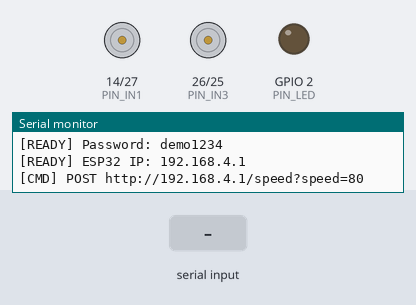
The program below on a simulated ESP32. Shown: motor-driver pin pairs drawn as motors (green arrow = first pin HIGH = forward, orange = second pin HIGH = backward, longer = more drive, scaled by the enable pin), output pins drawn as LEDs (lit = HIGH), the last lines printed to the serial monitor. Inputs (shaded band) come from the test bench.

Above: at 1.7 s.
1.8 s: "demo\n" received over Serial
At 2.1 s:
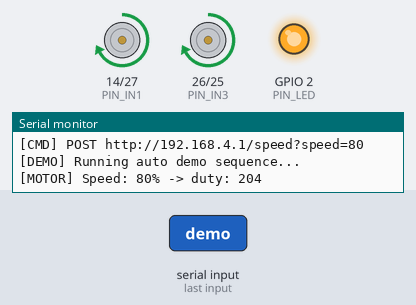
At 5.6 s:
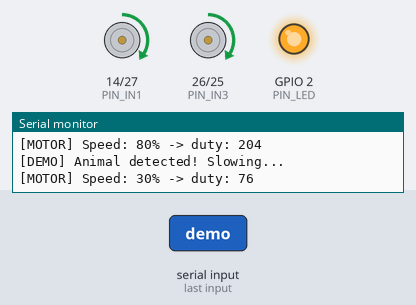
Timing chart, 0 to 12.3 s (numbered marks = the images above; inputs shaded):
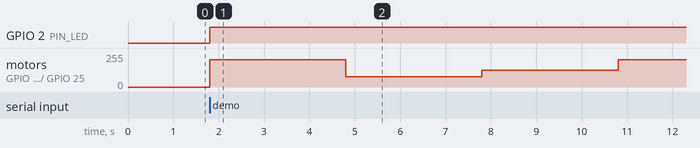

The program:

main.cpp
```cpp
#include <Arduino.h>
#include <WebServer.h>

#include "motor_control.h"
#include "wifi_server.h"

int g_currentSpeedPct = 0;
WebServer server(80);

enum DemoState
{
    DEMO_IDLE,
    DEMO_NORMAL,
    DEMO_ANIMAL,
    DEMO_ZONE,
    DEMO_RESUME
};
DemoState g_demoState = DEMO_IDLE;

void setup()
{
    Serial.begin(115200);
    delay(500);
    Serial.println("\n=== StrayGuard Hardware Sim ===");

    motorSetup();
    wifiServerSetup();

    setSpeedPct(0);
    Serial.println("[READY] Connect phone to WiFi: " WIFI_SSID);
    Serial.println("[READY] Password: " WIFI_PASSWORD);
    Serial.println("[READY] ESP32 IP: 192.168.4.1");
    Serial.println("[CMD] POST http://192.168.4.1/speed?speed=80");
}

void loop()
{
    server.handleClient();

    if (Serial.available())
    {
        String cmd = Serial.readStringUntil('\n');
        cmd.trim();

        if (cmd.startsWith("speed "))
        {
            setSpeedPct(cmd.substring(6).toInt());
        }
        else if (cmd == "stop")
        {
            setSpeedPct(0);
        }
        else if (cmd == "status")
        {
            Serial.printf("[STATUS] Speed: %d%%  Uptime: %lus\n", g_currentSpeedPct, millis() / 1000);
        }
        else if (cmd == "demo")
        {
            Serial.println("[DEMO] Running auto demo sequence...");
            setSpeedPct(80);
            delay(3000);
            Serial.println("[DEMO] Animal detected! Slowing...");
            setSpeedPct(30);
            delay(3000);
            Serial.println("[DEMO] Danger zone entry...");
            setSpeedPct(50);
            delay(3000);
            Serial.println("[DEMO] Zone cleared. Resuming...");
            setSpeedPct(80);
        }
    }
}
```

motor_control.h
```cpp
#pragma once

#include <Arduino.h>

// GPIO assignments (match your wiring)
#define PIN_IN1 14 // Motor A forward
#define PIN_IN2 27 // Motor A backward (keep LOW)
#define PIN_IN3 26 // Motor B forward
#define PIN_IN4 25 // Motor B backward (keep LOW)
#define PIN_ENA 12 // PWM speed Motor A
#define PIN_ENB 13 // PWM speed Motor B
#define PIN_LED 2  // Built-in blue LED = connected indicator

// LEDC PWM channels
#define PWM_CH_A 0
#define PWM_CH_B 1
#define PWM_FREQ 1000
#define PWM_RES 8

extern int g_currentSpeedPct;

inline void motorSetup()
{
    pinMode(PIN_IN1, OUTPUT);
    pinMode(PIN_IN2, OUTPUT);
    pinMode(PIN_IN3, OUTPUT);
    pinMode(PIN_IN4, OUTPUT);

    digitalWrite(PIN_IN1, HIGH);
    digitalWrite(PIN_IN2, LOW);
    digitalWrite(PIN_IN3, HIGH);
    digitalWrite(PIN_IN4, LOW);

    pinMode(PIN_LED, OUTPUT);
    digitalWrite(PIN_LED, LOW);

    ledcSetup(PWM_CH_A, PWM_FREQ, PWM_RES);
    ledcSetup(PWM_CH_B, PWM_FREQ, PWM_RES);
    ledcAttachPin(PIN_ENA, PWM_CH_A);
    ledcAttachPin(PIN_ENB, PWM_CH_B);
}

inline void setSpeedPct(int pct)
{
    pct = constrain(pct, 0, 100);
    g_currentSpeedPct = pct;
    const int duty = map(pct, 0, 100, 0, 255);
    ledcWrite(PWM_CH_A, duty);
    ledcWrite(PWM_CH_B, duty);
    Serial.printf("[MOTOR] Speed: %d%% -> duty: %d\n", pct, duty);
    digitalWrite(PIN_LED, pct > 0 ? HIGH : LOW);
}
```

wifi_server.h
```cpp
#pragma once

#include <Arduino.h>
#include <WebServer.h>
#include <WiFi.h>

#include "motor_control.h"

#define WIFI_SSID "StrayGuard-Sim"
#define WIFI_PASSWORD "demo1234"

extern WebServer server;

inline void handleSpeedPost()
{
    if (!server.hasArg("speed"))
    {
        server.send(400, "application/json", "{\"error\":\"missing ?speed param\"}");
        return;
    }

    const int speed = server.arg("speed").toInt();
    setSpeedPct(speed);
    const String body = "{\"ok\":true,\"speed\":" + String(g_currentSpeedPct) + "}";
    server.send(200, "application/json", body);
}

inline void handleStatusGet()
{
    const String body = "{\"speed\":" + String(g_currentSpeedPct) + ",\"uptime_s\":" + String(millis() / 1000) + "}";
    server.send(200, "application/json", body);
}

inline void handleOptions()
{
    server.sendHeader("Access-Control-Allow-Origin", "*");
    server.sendHeader("Access-Control-Allow-Methods", "GET,POST,OPTIONS");
    server.sendHeader("Access-Control-Allow-Headers", "Content-Type");
    server.send(204);
}

inline void wifiServerSetup()
{
    WiFi.softAP(WIFI_SSID, WIFI_PASSWORD);
    Serial.printf("[WIFI] AP started. SSID: %s  IP: %s\n", WIFI_SSID, WiFi.softAPIP().toString().c_str());

    server.on("/speed", HTTP_POST, handleSpeedPost);
    server.on("/speed", HTTP_OPTIONS, handleOptions);
    server.on("/status", HTTP_GET, handleStatusGet);

    server.onNotFound([]()
                      { server.send(404, "application/json", "{\"error\":\"not found\",\"uri\":\"" + server.uri() + "\"}"); });

    server.begin();
    Serial.println("[WIFI] HTTP server started on port 80");
}
```

Measured:
- after the input at 1.8 s, GPIO 2 (PIN_LED): LOW → HIGH at once; motor on GPIO 14 (PIN_IN1) / GPIO 27 (PIN_IN2), motor on GPIO 26 (PIN_IN3) / GPIO 25 (PIN_IN4): stopped → forward 203/255 at once, → forward 76/255 3.0 s later, → forward 127/255 3.0 s later, → forward 203/255 3.0 s later
